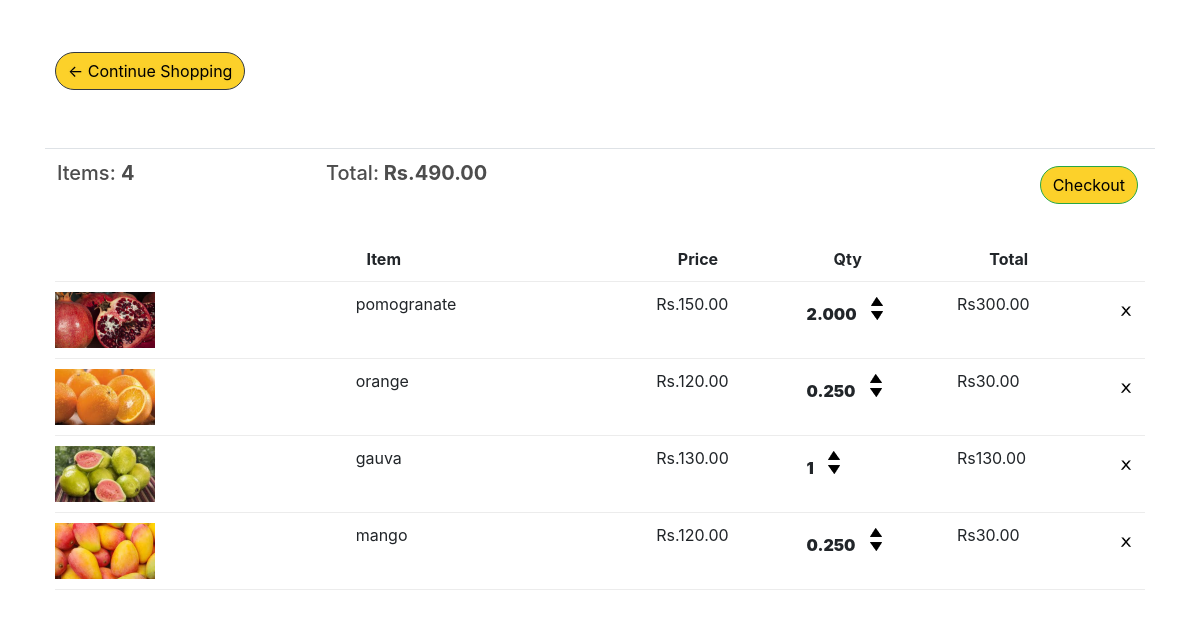
The app's page /user/add/cart/ (signed in), older data.
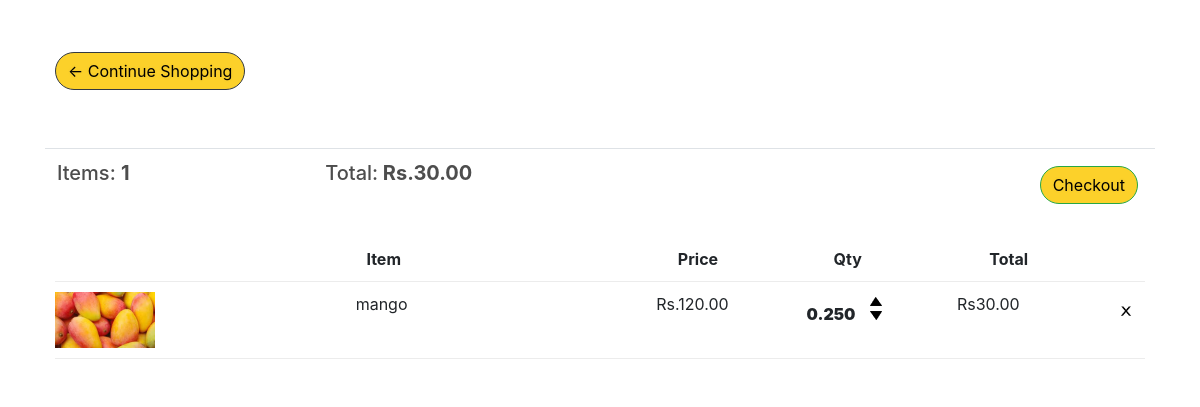
The same page, newer data.
### atoz_store/models.py (models this page shows, shortened)
class Order(models.Model):
    customer = models.ForeignKey(Customer,on_delete=models.SET_NULL,blank=True,null=True)
    date_ordered = models.DateTimeField(auto_now_add=True)
    mark = models.IntegerField(default=1)
    complete = models.BooleanField(default=True,null=True,blank=False)
    transaction_id = models.CharField(max_length=128,null=True)
    @property
    def get_cart_total(self):
        orderitem=self.orderitem_set.all()
        total = sum([item.get_total for item in orderitem])
        return total
    @property
    def get_cart_items(self):
        orderitem=self.orderitem_set.all()
        total = sum([self.mark for item in orderitem])
        return total

class OrderItem(models.Model):
    product = models.ForeignKey(Product,on_delete=models.SET_NULL,blank=True,null=True)
    order = models.ForeignKey(Order,on_delete=models.SET_NULL,blank=True,null=True)
    quantity = models.DecimalField(decimal_places=3,max_digits=7 ,default=0,null=True,blank=True)
    date_ordered = models.DateTimeField(auto_now_add=True)
    @property
    def get_total(self):
        total = self.product.price*self.quantity
        return total

class Product(models.Model):
    catagory_choice = (
        ("FR","fruit"),
        ("DR","dryfruit"),
        ("VG","vegitable"),
        ("oth","other"),
         )
    name = models.CharField(max_length=128,null=True,)
    catagory = models.CharField(max_length=30,choices= catagory_choice ,null=True)
    price = models.DecimalField(max_digits=7, decimal_places=2)
    image = models.ImageField(null=True,blank=True)
    prodtype =models.BooleanField(default=True)
    @property
    def imageURL(self):
        try:
            url = self.image.url
        except:
            url = ''
        return url

### atoz_store/views.py (the view, shortened to what this page needs)
# urls.py: path('cart/',views.cart,name="cart"),
def cart(request):
    if request.user.is_authenticated:
        email = request.user.email
        name = request.user.first_name
        customer,created = Customer.objects.get_or_create(
            email=email,
        )
        customer.name = name
        customer.save()
        order,created = Order.objects.get_or_create(customer=customer,complete=False)
        items = order.orderitem_set.all()
        print(items)
        cartitems = order.get_cart_items
        print(cartitems,"here we are")
    context = {'items':items,'order':order,'cartitems':cartitems}
    return render(request,'atoz_Store/cart.html',context)

### atoz_store/Templates/atoz_store/cart.html (shortened to what this page needs)
{% extends 'atoz_store/main.html' %}
{% load static %}
{% block content %}
	<div class="row">
		<div class="col-lg-12">
			<div class="box-element">
                <a  class="btn btn-outline-dark srcbtn" href="{% url 'store' %}">&#x2190; Continue Shopping</a>
			</div>
            <br>
            <br>
            <table class="table">
                <tr>
                    <th><h5>Items: <strong>{{order.get_cart_items|floatformat:0}}</strong></h5></th>
                    <th><h5>Total:<strong> Rs.{{order.get_cart_total|floatformat:2}}</strong></h5></th>
                    <th>
                        <a  style="float:right; margin:5px;" class="btn btn-success srcbtn" href="{% url 'checkout' %}">Checkout</a>
                    </th>
                </tr>
            </table>
			<div class="box-element">
                <div class="cart-row">
					<div style="flex:2"></div>
                    <div style="flex:2"><strong>Item</strong></div>
                    <br>
                    <div style="flex:1"><strong>Price</strong></div>
                    <br>
                    <div style="flex:1"><strong>Qty</strong></div>
                    <br>
					<div style="flex:1"><strong>Total</strong></div>
            </div>
            {% for item in items%}
            <div class="cart-row">
                <div style="flex:2"><img class="row-image" src="{{item.product.imageURL}}"></div>
                <div style="flex:2"><p>{{item.product.name}}</p></div>
                <div style="flex:1"><p>Rs.{{item.product.price|floatformat:2}}</p></div>
                <div style="flex:1">
                    {% if request.user.is_authenticated %}
                        {% if item.product.prodtype %}
                        <p class="quantity"> <strong> {{item.quantity|floatformat:3}}</strong></p>
                        <div class="quantity">
                            <img data-product={{item.product.id}} data-action="add" class="chg-quantity update-cart"  src="{% static  'images/arrow-up.png' %}">
                            <img data-product={{item.product.id}}  data-action="remove" class="chg-quantity update-cart" src="{% static  'images/arrow-down.png' %}">
                        </div>
                        {% else %}
                        <p class="quantity"> <strong> {{item.quantity|floatformat:0}}</strong></p>
                        <div class="quantity">
                            <img data-product={{item.product.id}} data-action="add" class="chg-quantity update-cart"  src="{% static  'images/arrow-up.png' %}">
                            <img data-product={{item.product.id}}  data-action="remove" class="chg-quantity update-cart" src="{% static  'images/arrow-down.png' %}">
                        </div>
                        {% endif%}
                    {% endif %}
                </div>
                <div style="flex:1"><p>Rs{{item.get_total|floatformat:2}}</p></div>
                <img data-product={{item.product.id}}  data-action="delete" class="delete update-cart"  src="{% static  'images/x.png' %}">
            </div>
            {% endfor %}
		</div>
    </div>
{% endblock content %}

Row changes from the older to the newer data that the page shows:
removed OrderItem: product.imageURL (picture), product.name "pomogranate", product.price "150.00", quantity "2.000", get_total "300.00"
removed OrderItem: product.imageURL (picture), product.name "orange", product.price "120.00", quantity "0.250", get_total "30.00"
removed OrderItem: product.imageURL (picture), product.name "gauva", product.price "130.00", quantity "1", get_total "130.00"
computed for Order: get_cart_items "4" → "1"; get_cart_total "490.00" → "30.00"
